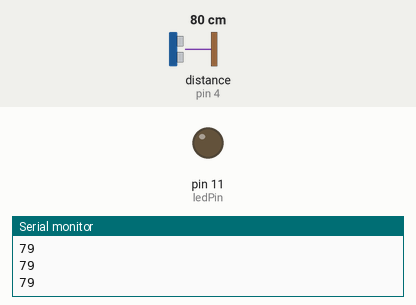
This sketch was run on a simulated Arduino Uno, built with avr-gcc and run on an emulated ATmega328P. Shown: output pins drawn as LEDs (lit = HIGH), the last lines printed to the serial monitor. Wiring (inferred from the names in the program): ultrasonic range finder: trigger pin 3; echo pin 4. Inputs (shaded band) come from the test bench; at power-on: distance to the obstacle (sensor on pin 4) 80 cm. The echo pulse lasts 58.3 µs per cm; pins used as bus, display or sensor lines are not drawn.

Above: at 1.2 s.
1.3 s: distance to the obstacle (sensor on pin 4) set to 26 cm
2.8 s: distance to the obstacle (sensor on pin 4) set to 21 cm
At 3.5 s:
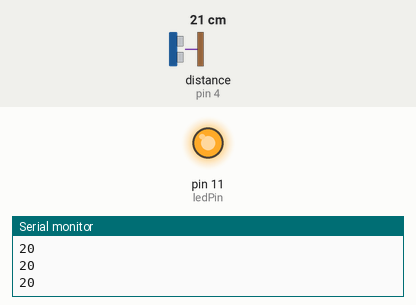
4.3 s: distance to the obstacle (sensor on pin 4) set to 35 cm
At 4.9 s:
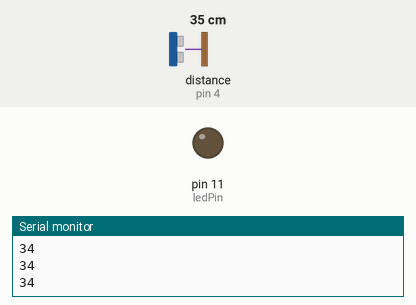
5.8 s: distance to the obstacle (sensor on pin 4) set to 2 cm
At 6.3 s:
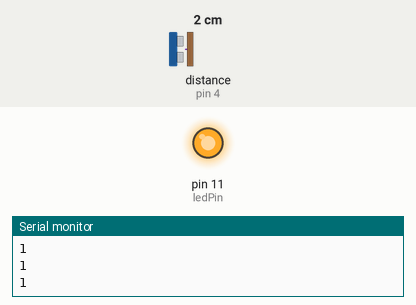
Timing chart, 0 to 8.3 s (numbered marks = the images above; inputs shaded):
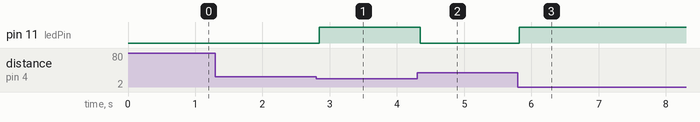

The sketch:

DistanceIOT_APP.ino
```cpp
/*
This project is a notification app that communicates through Node-Red IOT. It simply
sends the value "count" through Serial so Node Red can interpret the value from this code.
Once sent over, the value is sent to a gauge node that diplays it as a level. A function node is used
that sends notifications on the app as well as text messages through the Twilio node once it gets in the
RED ZONE. The value comes from an ultrasonic distance sensor.
*/

#include<Arduino.h>

int maxRange = 200;
int minRange = 0;
long duration, distance;

int ledPin = 11;
int trigPin = 3;
int echoPin = 4;

void numberCount();
void setup(){
    pinMode(ledPin, OUTPUT);
    pinMode(trigPin, OUTPUT);
    pinMode(echoPin, INPUT);
    Serial.begin(9600);
}

void loop(){
    // numberCount();
    digitalWrite(trigPin, LOW);
    delayMicroseconds(2);

    digitalWrite(trigPin, HIGH);
    delayMicroseconds(10);

    digitalWrite(trigPin, LOW);
    duration = pulseIn(echoPin, HIGH);

    //Calculate the distance (in cm) based on the speed of sound.
    distance = duration/58.2;

    if (distance >= maxRange || distance <= minRange){

        Serial.println("OUT OF RANGE");
    }
    else {
    /* Send the distance to the computer using Serial protocol, and
    turn LED OFF to indicate successful reading. */
    Serial.println(distance);
    // digitalWrite(ledPin, LOW);
    }

    if (distance < 23){
        digitalWrite(ledPin, HIGH);
    } else {
        digitalWrite(ledPin, LOW);
    }


    //Delay 50ms before next reading.
    delay(50);
}

void numberCount(){
    for(int count = 0; count < 11; count++){
        Serial.println(count);
        delay(1000);

        if(count > 10){
            count = 0;
        }
    }
}
```

Measured:
- the behaviour switches between 24 and 23 cm on distance to the obstacle (sensor on pin 4) (found by bisection; images 0 and 1)
- after the input at 2.8 s, pin 11 (ledPin): LOW → HIGH at once
- after the input at 4.3 s, pin 11 (ledPin): HIGH → LOW after 0.05 s
- after the input at 5.8 s, pin 11 (ledPin): LOW → HIGH at once
